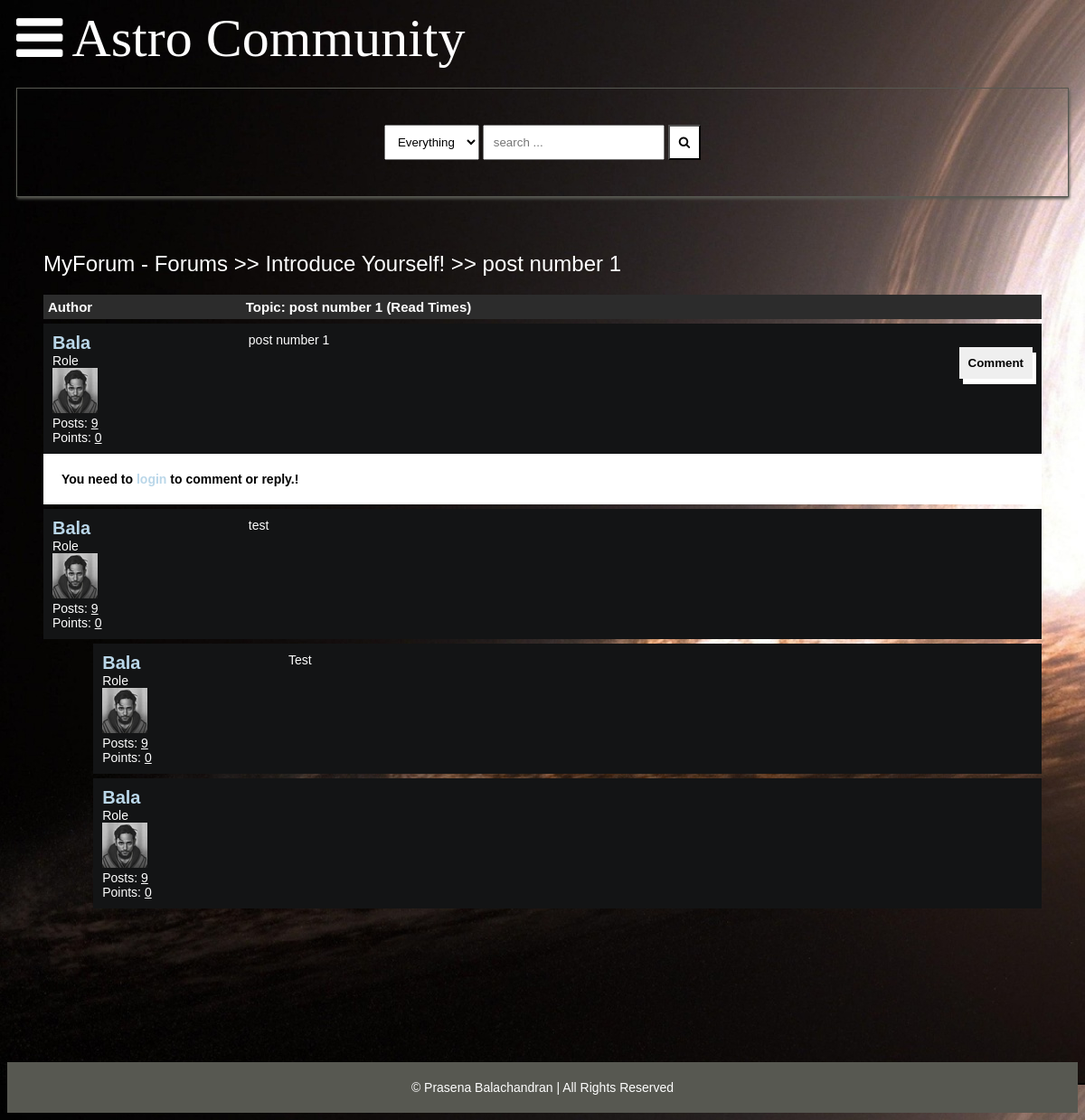
The app's page /detail/post-number-1/, older data.
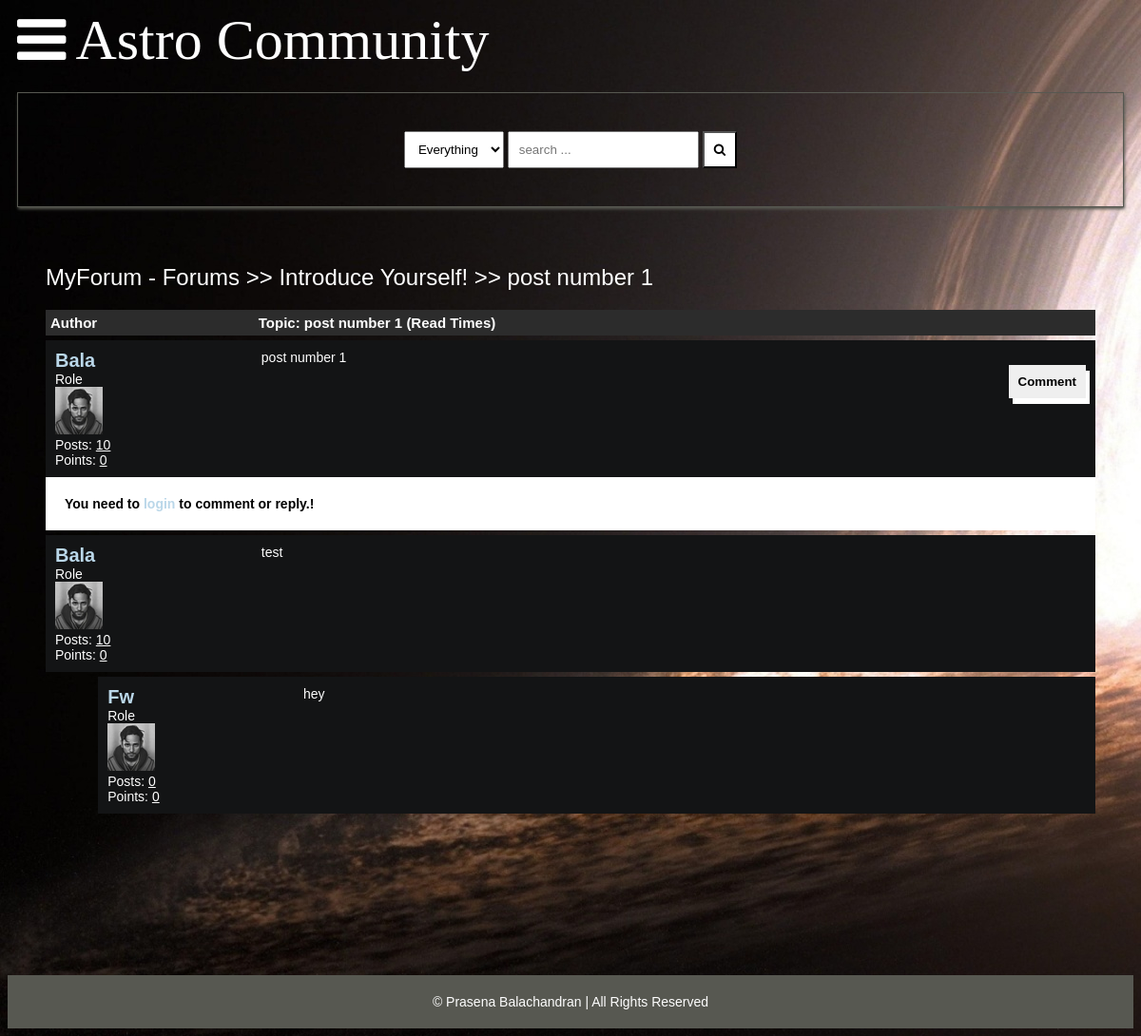
The same page, newer data.
### main/models.py (models this page shows, shortened)
class Post(models.Model):
    title = models.CharField(max_length=400)
    slug = models.SlugField(max_length=400, unique=True, blank=True)
    user = models.ForeignKey(Author, on_delete=models.CASCADE)
    content = HTMLField()
    categories = models.ManyToManyField(Category)
    date = models.DateTimeField(auto_now_add=True)
    approved = models.BooleanField(default=False)
    hit_count_generic = GenericRelation(
        HitCount,
        object_id_field="object_pk",
        related_query_name="hit_count_generic_relation",
    )
    tags = TaggableManager()
    comments = models.ManyToManyField(Comment, blank=True)
    closed = models.BooleanField(default=False)
    state = models.CharField(max_length=40, default="zero")
    def get_url(self):
        return reverse("detail", kwargs={"slug": self.slug})

class Author(models.Model):
    user = models.ForeignKey(User, on_delete=models.CASCADE)
    fullname = models.CharField(max_length=40, blank=True)
    slug = slug = models.SlugField(max_length=400, unique=True, blank=True)
    bio = HTMLField()
    points = models.IntegerField(default=0)
    profile_pic = ResizedImageField(
        size=[50, 80],
        quality=100,
        upload_to="authors",
        default=None,
        null=True,
        blank=True,
    )
    @property
    def num_posts(self):
        return Post.objects.filter(user=self).count()

class Comment(models.Model):
    user = models.ForeignKey(Author, on_delete=models.CASCADE)
    content = models.TextField()
    date = models.DateTimeField(auto_now_add=True)
    replies = models.ManyToManyField(Reply, blank=True)

class Reply(models.Model):
    user = models.ForeignKey(Author, on_delete=models.CASCADE)
    content = models.TextField()
    date = models.DateTimeField(auto_now_add=True)
    class Meta:
        verbose_name_plural = "replies"

class Category(models.Model):
    title = models.CharField(max_length=50)
    slug = models.SlugField(max_length=400, unique=True, blank=True)
    description = models.TextField(default="description")
    class Meta:
        verbose_name_plural = "categories"
    def __str__(self):
        return self.title
    def get_url(self):
        return reverse("posts", kwargs={"slug": self.slug})

### main/views.py (the view, shortened to what this page needs)
# urls.py: path("detail/<slug>/", detail, name="detail"),
def detail(request, slug):
    post = get_object_or_404(Post, slug=slug)
    if request.user.is_authenticated:
        author = Author.objects.get(user=request.user)
    context = {
        "post": post,
        "title": "ASTRO: "+post.title,
    }
    update_views(request, post)
    return render(request, "detail.html", context)

### main/context_processors.py (called while the page is built, shortened)
def searchFunction(request):
    search_context = {}
    posts = Post.objects.all()
    return search_context

### main/utils.py (called while the page is built)
def update_views(request, object):
    context = {}
    hit_count = get_hitcount_model().objects.get_for_object(object)
    hits = hit_count.hits
    hitcontext = context["hitcount"] = {"pk": hit_count.pk}
    hit_count_response = HitCountMixin.hit_count(request, hit_count)
    if hit_count_response.hit_counted:
        hits = hits+1
        hitcontext["hitcounted"] = hit_count_response.hit_counted
        hitcontext["hit_message"] = hit_count_response.hit_message
        hitcontext["total_hits"] = hits

### templates/detail.html (shortened to what this page needs)
{% extends 'base.html' %} {% load hitcount_tags %} {% block content %}
<div class="container">
	<div class="navigate">
		<span><a href="{% url 'home' %}">MyForum - Forums</a> >> <a href="{{post.categories.all.0.get_url}}">{{post.categories.all.0}}</a> >> <a href="{{post.get_url}}">{{post.title}}</a></span>
	</div>
	<div class="topic-container">
		<div class="head">
			<div class="authors">Author</div>
			<div class="content">Topic: {{post.title}} (Read {% get_hit_count for post %} Times)</div>
		</div>
		<div class="body">
			<div class="authors">
				<div class="username"><a href="javascript:void(0)">{{post.user.fullname|title}}</a></div>
				<div>Role</div>
				<img src="{{post.user.profile_pic.url}}" alt="" >
				<div>Posts: <u>{{post.user.num_posts}}</u></div>
				<div>Points: <u>{{post.user.points}}</u></div>
			</div>
			<div class="content">
				{{post.content|safe}}
				<br />
				<div class="comment">
					<button onclick="showComment()">Comment</button>
				</div>
			</div>
		</div>
	</div>
	{% if post.closed == True %}
	<div style="background-color: #fff; color: #000; font-weight: bolder; padding: 20px; width: 100%;">This Topic Is Closed!</div>
	{% else %} {% if request.user.is_authenticated %}
	<form action="." method="post">
		{% csrf_token %}
		<div class="comment-area hide" id="comment-area">
			<textarea name="comment" id="" placeholder="comment here ... "></textarea>
			<input type="submit" value="submit" name="comment-form" >
		</div>
	</form>
	{% else %}
	<div style="background-color: #fff; color: #000; font-weight: bolder; padding: 20px; width: 100%;">
		You need to <a href="{% url 'signin' %}"><b>login</b></a> to comment or reply.!
	</div>
	{% endif %} {% endif %}
	{% for comment in post.comments.all %}
	<div class="comments-container">
		<div class="body">
			<div class="authors">
				<div class="username"><a href="javascript:void(0)">{{comment.user.fullname|title}}</a></div>
				<div>Role</div>
				<img src="{{comment.user.profile_pic.url}}" alt="" >
				<div>Posts: <u>{{comment.user.num_posts}}</u></div>
				<div>Points: <u>{{comment.user.points}}</u></div>
			</div>
			<div class="content">
				{{comment.content}}
				<br >
			</div>
		</div>
	</div>
	{% for reply in comment.replies.all %}
	<div class="comments-container" style="width: 95%; margin-left: 5%;">
		<div class="body">
			<div class="authors">
				<div class="username"><a href="javascript:void(0)">{{reply.user.fullname|title}}</a></div>
				<div>Role</div>
				<img src="{{reply.user.profile_pic.url}}" alt="" >
				<div>Posts: <u>{{reply.user.num_posts}}</u></div>
				<div>Points: <u>{{reply.user.points}}</u></div>
			</div>
			<div class="content">
				{{reply.content}}
				<br >
			</div>
		</div>
	</div>
	{% endfor %} {% endfor %}
</div>
{% endblock content %}

Row changes from the older to the newer data that the page shows:
removed Reply: user.fullname "Bala", user.profile_pic (placeholder picture), user.num_posts "9", user.points "0", content "Test"
removed Reply: user.fullname "Bala", user.profile_pic (placeholder picture), user.num_posts "9", user.points "0"
computed for Post "post number 1": user.num_posts "9" → "10"
computed for Comment "test": user.num_posts "9" → "10"
added Reply: user.fullname "Fw", user.profile_pic (picture), user.num_posts "0", user.points "0", content "hey"
